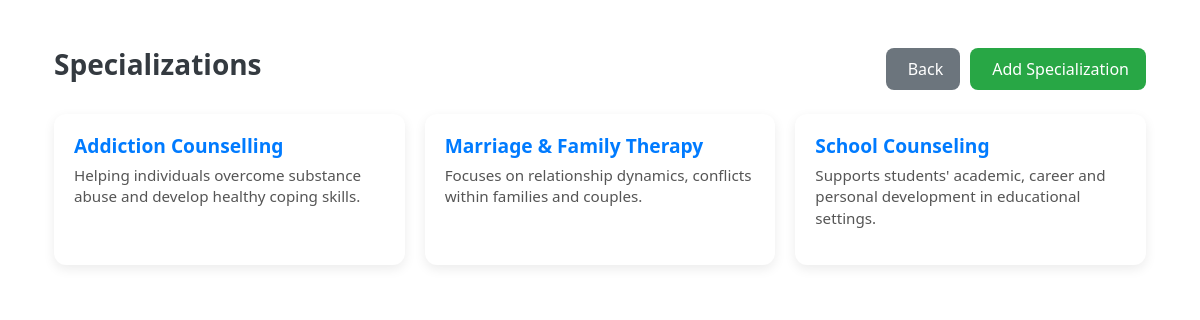
The page /specializations/ (signed in) on the database its author committed.
### counseling/models.py (models this page shows, shortened)
class Specialization(models.Model):
    name = models.CharField(max_length=100, unique=True)
    description = models.TextField(blank=True)

### counseling/views.py (the view)
# urls.py: path('specializations/', views.manage_specializations, name='manage_specializations'),
@login_required
@user_passes_test(is_admin)
def manage_specializations(request):
    specs = Specialization.objects.all()
    return render(request, 'counseling/manage_specializations.html', {'specs': specs})

### counseling/views.py (called while the page is built)
def is_admin(user):
    return user.is_authenticated and (user.is_superuser or user.role == 'admin')

### counseling/templates/counseling/manage_specializations.html (shortened to what this page needs)
{% extends 'counseling/base.html' %}
{% block content %}
<div class="container mt-5">
    <div class="d-flex justify-content-between align-items-center mb-4">
        <h3 style="font-weight: 600; color: #343a40;">Specializations</h3>
        <div class="button-group">
            <a href="{% url 'dashboard' %}" class="btn back-btn">
                 Back
            </a>
            <a href="{% url 'add_specialization' %}" class="btn add-spec-btn">
                 Add Specialization
            </a>
        </div>
    </div>
    <div class="specializations-grid">
        {% for spec in specs %}
        <div class="spec-card">
            <h5 class="spec-title">{{ spec.name }}</h5>
            <p class="spec-desc">{{ spec.description }}</p>
        </div>
        {% empty %}
        <p class="text-center text-muted">No specializations found.</p>
        {% endfor %}
    </div>
</div>
{% endblock %}

### counseling/templates/counseling/manage_specializations.html (style rules this page uses)
.specializations-grid { display: grid; grid-template-columns: repeat(auto-fit, minmax(250px, 1fr)); gap: 20px; }
.spec-card { background-color: #ffffff; border-radius: 12px; padding: 20px; box-shadow: 0 4px 12px rgba(0,0,0,0.08); transition: transform 0.3s, box-shadow 0.3s; cursor: pointer; }
.spec-title { font-size: 1.2rem; font-weight: 600; color: #007bff; margin-bottom: 8px; }
.spec-desc { font-size: 0.95rem; color: #555; line-height: 1.4; }
.add-spec-btn { background-color: #28a745; color: #fff; padding: 8px 16px; border-radius: 8px; font-weight: 500; text-decoration: none; transition: background 0.3s ease; display: flex; align-items: center; gap: 5px; }
.back-btn { background-color: #6c757d; color: #fff; padding: 8px 16px; border-radius: 8px; font-weight: 500; text-decoration: none; display: flex; align-items: center; gap: 5px; margin-right: 10px; }
.button-group { display: flex; align-items: center; }

### rows shown on the page
Specialization: name "Addiction Counselling", description "Helping individuals overcome substance abuse and develop healthy coping skills."
Specialization: name "Marriage & Family Therapy", description "Focuses on relationship dynamics, conflicts within families and couples."
Specialization: name "School Counseling", description "Supports students' academic, career and personal development in educational settings."
